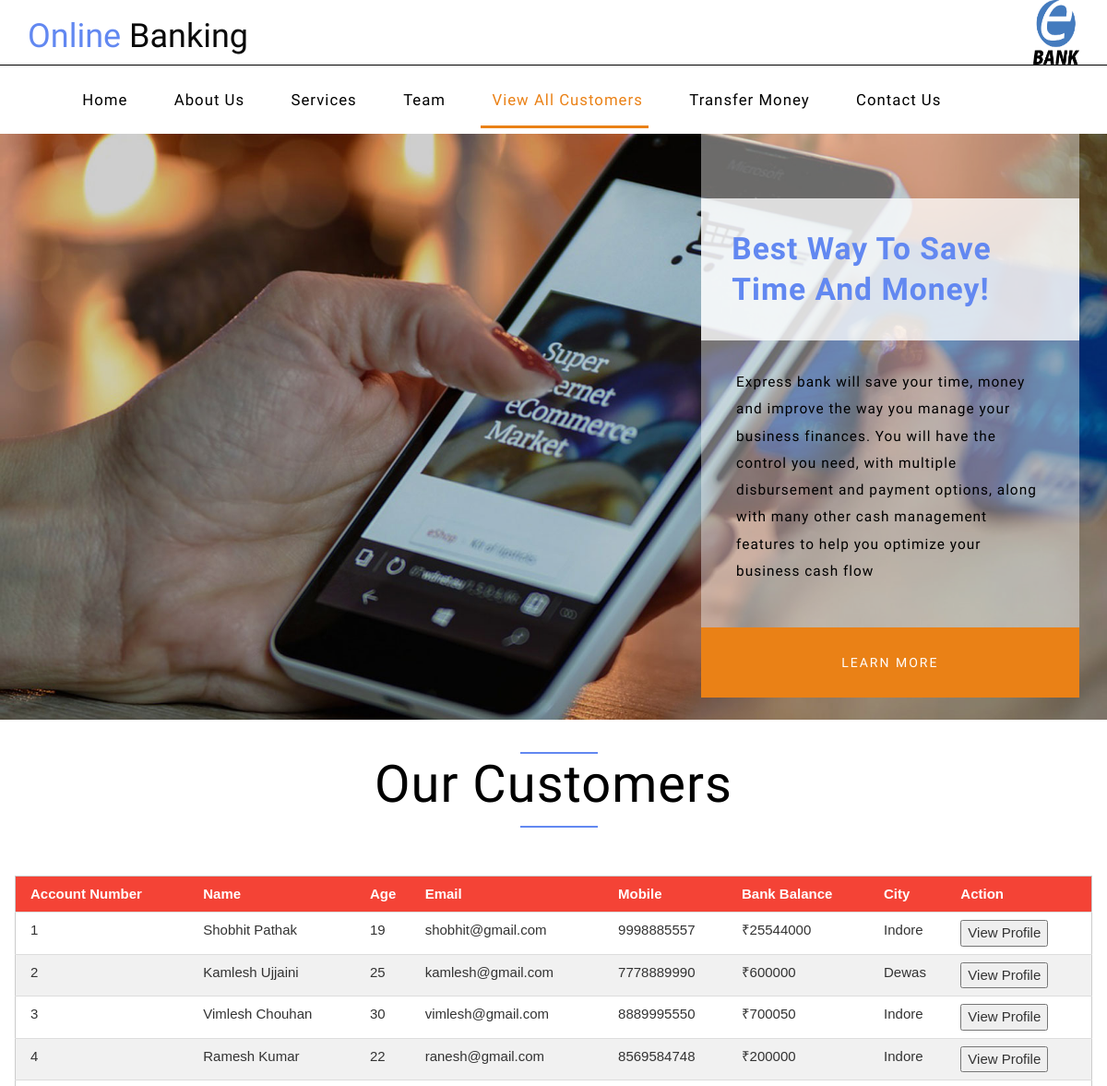
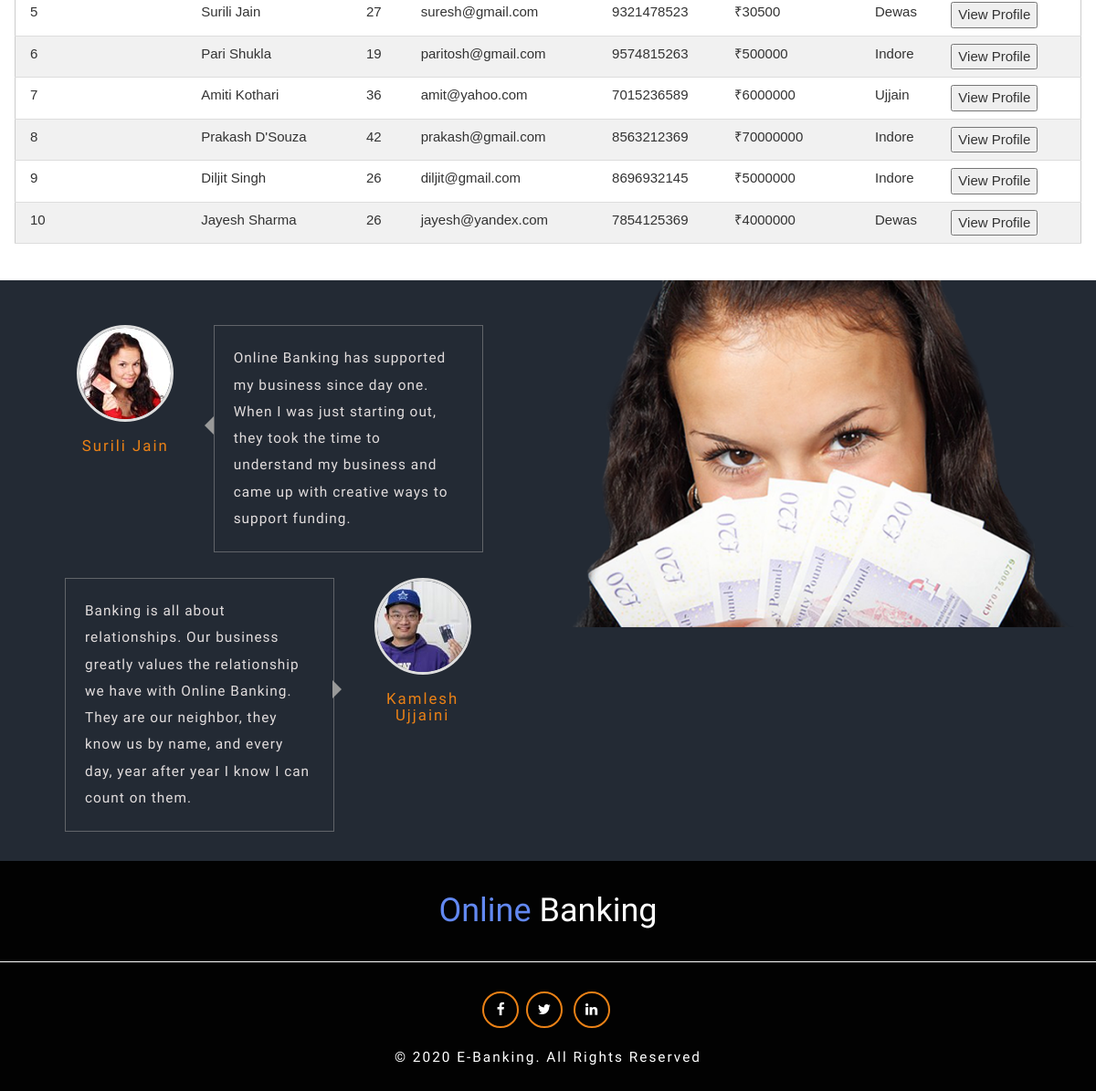
The page /customers.php on the database its author committed (2 pictures, top to bottom).
### tables this page shows
CREATE TABLE `customers` (
  `ID` int(255) NOT NULL,
  `Name` varchar(255) NOT NULL,
  `Age` int(255) NOT NULL,
  `Email` varchar(255) NOT NULL,
  `Mobile` varchar(255) NOT NULL,
  `BankBalance` varchar(255) NOT NULL,
  `City` varchar(255) NOT NULL,
  `Image` varchar(255) NOT NULL
);

### customers.php (the view, shortened to what this page needs)
<!DOCTYPE HTML>
<?php
	$con = mysqli_connect('localhost', 'root', '', 'info');
	$sql = "SELECT * from customers";
	$result = mysqli_query($con, $sql);
?>
<html lang="zxx">
<head>
<link href="css/bootstrap.css" rel="stylesheet" type="text/css" media="all" />
<link href="css/style.css" rel="stylesheet" type="text/css" media="all" />
<link rel="stylesheet" href="css/font-awesome.css">
<link rel="stylesheet" href="css/flexslider.css" type="text/css" media="all" />
<link rel="stylesheet" href="css/w3.css">
<link rel="stylesheet" type="text/css" href="css/demo.css"/>
</head>
<body>
<div class="nav-links">
		<div class="header-w3l">
			<div class="container">
				<a class="navbar-brand" href="index.php"><h1><span>Online</span> Banking</h1></a>
				<img src="images/ebanking.jpg" height=70 width=50 style="float: right;">
				<div class="clearfix"></div>
			</div>
		</div>
		<nav class="navbar navbar-inverse">
		<div class="collapse navbar-collapse" id="myNavbar">
			<div class="w3l-nav">
				<ul class="nav navbar-nav link-effect">
					<li><a href="index.php">Home</a></li>
					<li><a href="#about" class="scroll">About Us</a></li>
					<li><a href="#services" class="scroll">Services</a></li>
					<li><a href="#team" class="scroll">Team</a></li>
					<li class="active"><a href="customers.php">View All Customers</a></li>
					<li><a href="transfer.php">Transfer Money</a></li>
					<li><a href="#contact" class="scroll">Contact Us</a></li>
				</ul>
			</div>
		</div>
	</nav>
</div>
<div class="banner-slider">
				<div class="container">
				<div class="callbacks_container">
					<ul class="rslides" id="slider3">
						<li>
							<div class="w3l_banner_info">
								<h3>Best way to save time and money!</h3>
								<p>Express bank will save your time, money and improve the way you manage your business finances. You will have the control you need, with multiple disbursement and payment options, along with many other cash management features to help you optimize your business cash flow</p>
								<div class="agileits_w3layouts_more menu__item">
									<a href="index.php#about">Learn More</a>
								</div>
							</div>
						</li>
					</ul>
				</div>
				</div>
</div>
<br><br><h3 class="w3l-title-center" align=center><span>Our</span> Customers</h3>
<?php
	if(mysqli_num_rows($result) > 0)
	{ ?>
<div class="w3-container">
  <table class="w3-table-all">
    <thead>
      <tr class="w3-red">
        <th>Account Number</th>
        <th>Name</th>
        <th>Age</th>
		<th>Email</th>
		<th>Mobile</th>
		<th>Bank Balance</th>
		<th>City</th>
		<th>Action</th>
      </tr>
    </thead>
	<?php
	while($row = mysqli_fetch_assoc($result)) {
		echo "<tr><td>".$row['ID']."</td><td>".$row['Name']."</td><td>".$row['Age']."</td><td>".$row['Email']."</td><td>".$row['Mobile']."</td><td>₹".$row['BankBalance']."</td><td>".$row['City']."</td>";
		echo"<td><form action=profile.php method=post><button value=".$row['ID']." type=submit name=view>View Profile</button></td></tr></form>";
	}
	echo"</table></div><br><br>";
	} ?>
	<div class="testimonials">
			<div class="wthree_testimonial_grids">
				<div class="col-md-6 wthree_testimonial_grid_left">
					<div class="w3ls_testimonial_grid_left_grid">
						<div class="col-xs-4 agileinfo_testimonials_left">
							<img src="images/f2.jpg" alt=" " class="img-responsive" />
							<h4>Surili Jain</h4>
						</div>
						<div class="col-xs-8 agileinfo_testimonials_right">
							<div class="agileits_testimonials_right_grid">
								<p>Online Banking has supported my business since day one. When I was just starting out, they took the time to understand my business and came up with creative ways to support funding. </p>
							</div>
						</div>
						<div class="clearfix"> </div>
					</div>
					<div class="w3ls_testimonial_grid_left_grid w3l_testimonial_grid_left_grid">
						<div class="col-xs-8 agileinfo_testimonials_right agileits_w3layouts_farm_man">
							<div class="agileits_testimonials_right_grid w3_testimonials_right_grid">
								<p>Banking is all about relationships. Our business greatly values the relationship we have with Online Banking. They are our neighbor, they know us by name, and every day, year after year I know I can count on them.</p>
							</div>
						</div>
						<div class="col-xs-4 agileinfo_testimonials_left">
							<img src="images/f3.jpg" alt=" " class="img-responsive" />
							<h4>Kamlesh Ujjaini</h4>
						</div>
						<div class="clearfix"> </div>
					</div>
				</div>
				<div class="col-md-6 stats_grid_left1">
					<img src="images/img3.png" alt=" " class="img-responsive">
				</div>
				<div class="clearfix"> </div>
			</div>
	</div>
		<div class="footer-bot">
			<div class="container">
				<div class="logo2">
					<h2><a href="index.php"><span>Online</span> Banking</a></h2>
				</div>
			</div>
		</div>
		<div class="copy-right">
			<div class="agileinfo_social_icons">
				<ul class="agileits_social_list">
					<li><a href="https://www.facebook.com/imshobhit27" class="w3_agile_facebook"><i class="fa fa-facebook" aria-hidden="true"></i></a></li>
					<li><a href="https://twitter.com/wdgodxd" class="agile_twitter"><i class="fa fa-twitter" aria-hidden="true"></i></a></li>
					<li><a href="https://www.linkedin.com/in/shobhit-pathak-3283661b8/" class="w3_agile_linkedin"><i class="fa fa-linkedin" aria-hidden="true"></i></a></li>
				</ul>
			</div>
			<div class="container">
				<p> &copy; 2020 E-Banking. All Rights Reserved</p>
			</div>
		</div>
</body>
</html>

### css/w3.css (style rules this page uses)
html { box-sizing:border-box }
*,*:before,*:after { box-sizing:inherit }
html { -ms-text-size-adjust:100%;-webkit-text-size-adjust:100% }
body { margin:0 }
article,aside,details,figcaption,figure,footer,header,main,menu,nav,section { display:block }
a { background-color:transparent }
img { border-style:none }
button,input,select,textarea,optgroup { font:inherit;margin:0 }
button,input { overflow:visible }
button,select { text-transform:none }
button,[type=button],[type=reset],[type=submit] { -webkit-appearance:button }
html { overflow-x:hidden }
table { font-family:Verdana,sans-serif;font-size:15px;line-height:1.5 }
img { vertical-align:middle }
a { color:inherit }
.w3-table,.w3-table-all { border-collapse:collapse;border-spacing:0;width:100%;display:table }
.w3-table-all { border:1px solid #ccc }
.w3-bordered tr,.w3-table-all tr { border-bottom:1px solid #ddd }
.w3-table-all tr:nth-child(odd) { background-color:#fff }
.w3-table-all tr:nth-child(even) { background-color:#f1f1f1 }
.w3-table td,.w3-table th,.w3-table-all td,.w3-table-all th { padding:8px 8px;display:table-cell;text-align:left;vertical-align:top }
.w3-table th:first-child,.w3-table td:first-child,.w3-table-all th:first-child,.w3-table-all td:first-child { padding-left:16px }
.w3-container:after,.w3-container:before,.w3-panel:after,.w3-panel:before,.w3-row:after,.w3-row:before,.w3-row-padding:after,.w3-row-padding:before, .w3-cell-row:before,.w3-cell-row:after,.w3-clear:after,.w3-clear:before,.w3-bar:before,.w3-bar:after { content:"";display:table;clear:both }
.w3-container,.w3-panel { padding:0.01em 16px }
.w3-red,.w3-hover-red:hover { color:#fff!important;background-color:#f44336!important }

### rows shown on the page
customers: ID "1", Name "Shobhit Pathak", Age "19", Email "shobhit@gmail.com", Mobile "9998885557", BankBalance "25544000", City "Indore"
customers: ID "2", Name "Kamlesh Ujjaini", Age "25", Email "kamlesh@gmail.com", Mobile "7778889990", BankBalance "600000", City "Dewas"
customers: ID "3", Name "Vimlesh Chouhan", Age "30", Email "vimlesh@gmail.com", Mobile "8889995550", BankBalance "700050", City "Indore"
customers: ID "4", Name "Ramesh Kumar", Age "22", Email "ranesh@gmail.com", Mobile "8569584748", BankBalance "200000", City "Indore"
customers: ID "5", Name "Surili Jain", Age "27", Email "suresh@gmail.com", Mobile "9321478523", BankBalance "30500", City "Dewas"
customers: ID "6", Name "Pari Shukla", Age "19", Email "paritosh@gmail.com", Mobile "9574815263", BankBalance "500000", City "Indore"
customers: ID "7", Name "Amiti Kothari", Age "36", Email "amit@yahoo.com", Mobile "7015236589", BankBalance "6000000", City "Ujjain"
customers: ID "8", Name "Prakash D'Souza", Age "42", Email "prakash@gmail.com", Mobile "8563212369", BankBalance "70000000", City "Indore"
customers: ID "9", Name "Diljit Singh", Age "26", Email "diljit@gmail.com", Mobile "8696932145", BankBalance "5000000", City "Indore"
customers: ID "10", Name "Jayesh Sharma", Age "26", Email "jayesh@yandex.com", Mobile "7854125369", BankBalance "4000000", City "Dewas"
